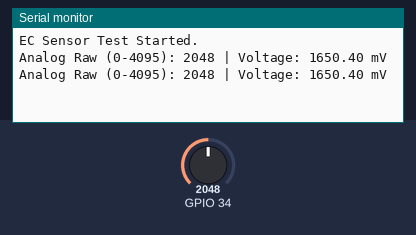
A sketch run on a simulated ESP32. Parts: the last lines printed to the serial monitor. Inputs (shaded band) come from the test bench; at power-on: GPIO 34 = 2048.

Above: at 1.8 s.
1.9 s: GPIO 34 set to 2866
At 2.8 s:
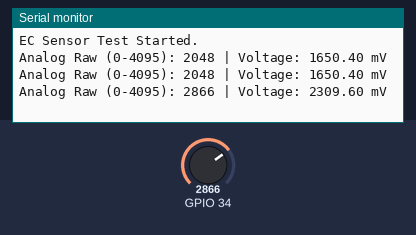
3.4 s: GPIO 34 set to 3603
At 4.6 s:
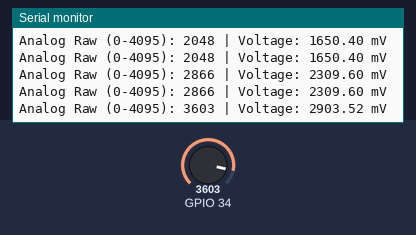
Timing chart, 0 to 6.4 s (numbered marks = the images above; inputs shaded):
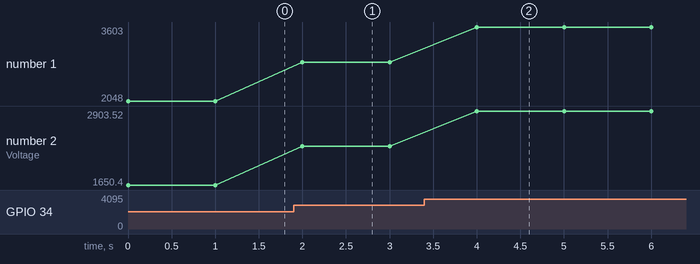

The sketch:

test_ec.ino
```cpp
// Test EC Sensor on GPIO 34
// Use this to check raw ADC values and voltages.
void setup() {
  Serial.begin(115200);
  pinMode(34, INPUT);
  Serial.println("EC Sensor Test Started.");
}

void loop() {
  int raw = analogRead(34);
  float voltage = (raw / 4095.0) * 3300.0;

  Serial.print("Analog Raw (0-4095): ");
  Serial.print(raw);
  Serial.print(" | Voltage: ");
  Serial.print(voltage);
  Serial.println(" mV");

  delay(1000);
}
```

Measured:
- after the input at 1.9 s, the serial monitor: prints a new line after 0.10 s (image 1)
- after the input at 3.4 s, the serial monitor: prints a new line after 0.60 s (image 2)
- plotted number 1: 2048 → 2866 after the input at 1.9 s, 2866 → 3603 after the input at 3.4 s
- plotted number 2: 1650.4 → 2309.6 after the input at 1.9 s, 2309.6 → 2903.52 after the input at 3.4 s
